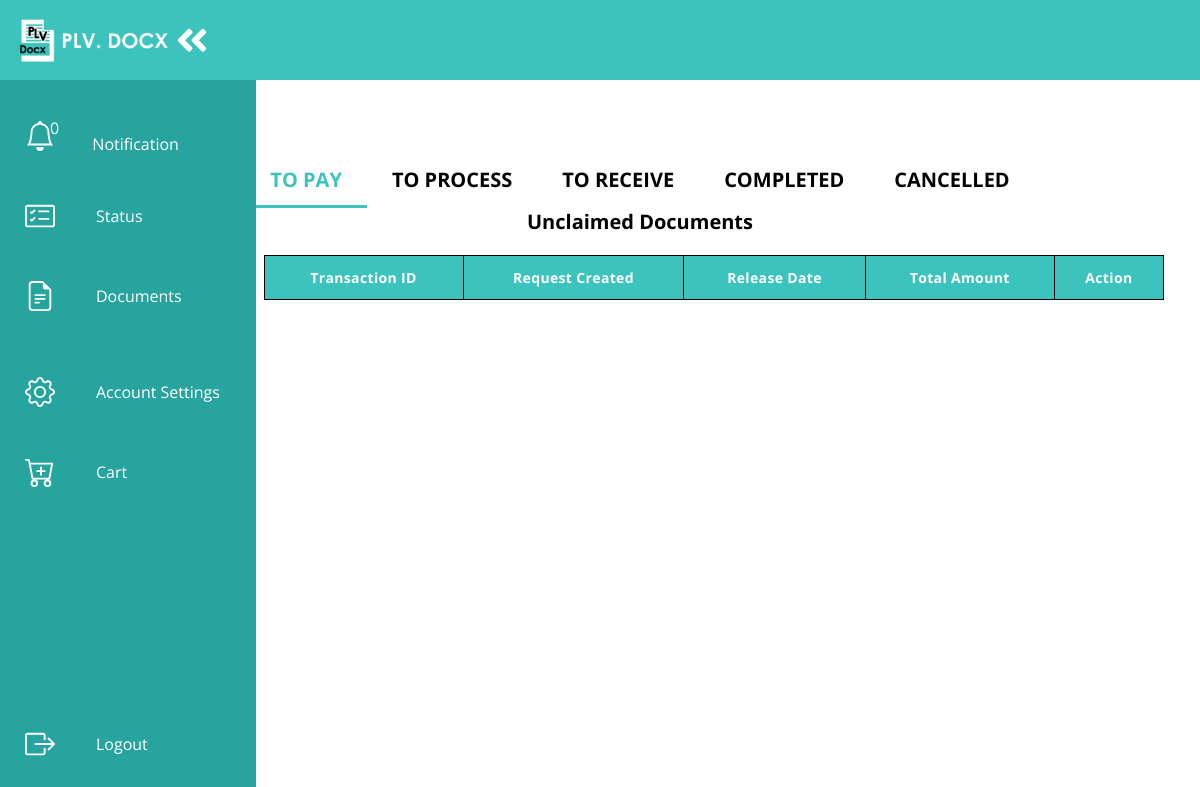
/student/status.php (signed in), run on an earlier commit of the app's database.
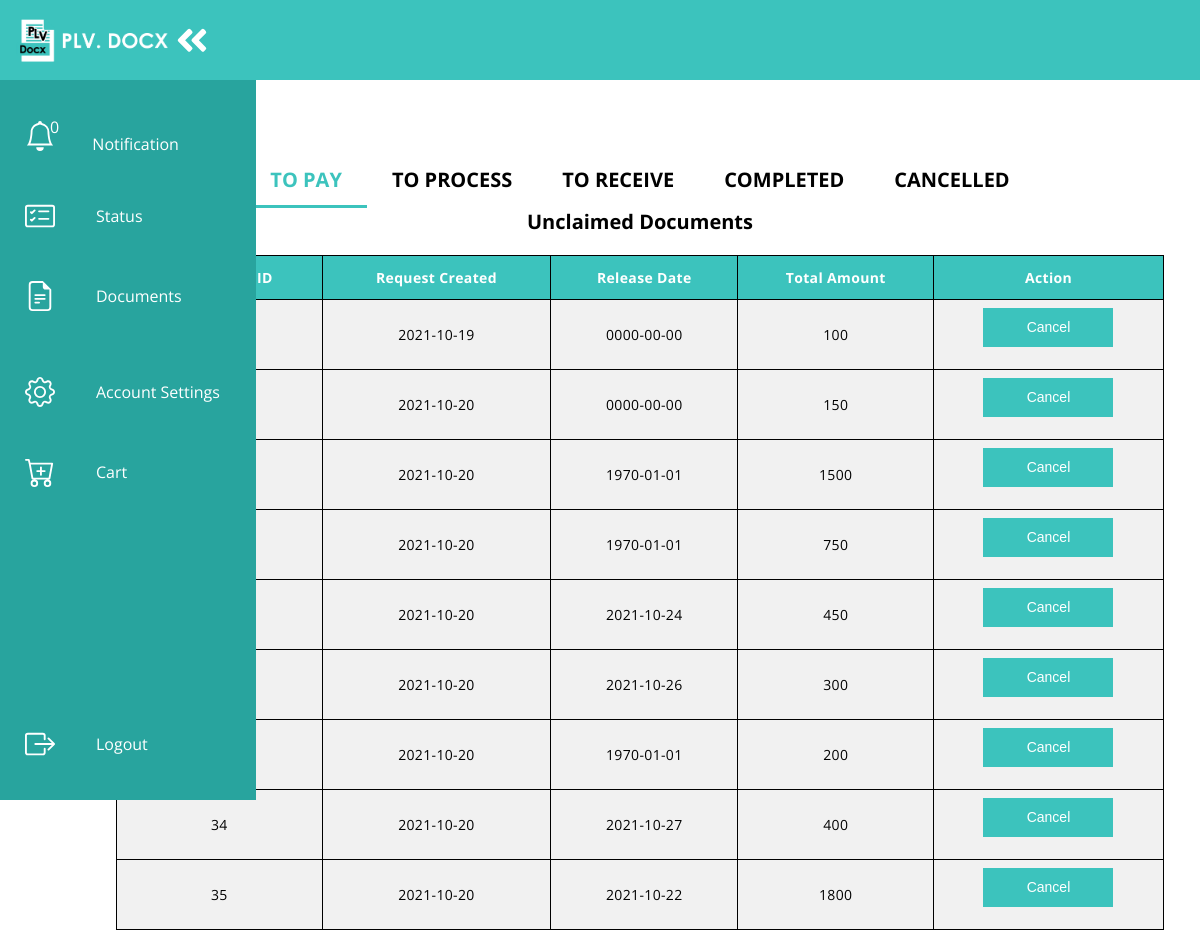
And on a later commit of the database.
### tables this page shows
CREATE TABLE `transactiondetailed_tbl` (
  `transactionDetailed_id` int(11) NOT NULL,
  `transactionMaster_id` int(11) NOT NULL,
  `document_id` int(11) NOT NULL,
  `document_quantity` int(11) NOT NULL,
  `document_pages` int(11) NOT NULL,
  `document_pricePerPage` int(11) NOT NULL,
  `document_subtotal` int(11) NOT NULL,
  `transaction_status` int(10) NOT NULL
);

CREATE TABLE `transactionmaster_tbl` (
  `transaction_id` int(11) NOT NULL,
  `student_id` int(11) NOT NULL,
  `employee_id` int(11) NOT NULL,
  `amount_total` int(11) NOT NULL,
  `amount_payment` int(11) NOT NULL,
  `transaction_date` date NOT NULL,
  `transaction_dateFinished` date NOT NULL,
  `isFinished` int(1) NOT NULL,
  `isCancelled` int(2) NOT NULL
);

### student/status.php (the view, shortened to what this page needs)
<html>
<head>
    <link rel="stylesheet" href="css/status.css"/>
    <link rel="stylesheet" href="css/table.css"/>
  </head>
  <body>
    <?php
      include('includes/navbar.php');
    ?>
    <main>
        <div class="mytabs">
            <label for="tabpay">TO PAY</label>
            <div class="tab">
            <div class="wrapper">
                    <div class="table-container">
                        <?php
                            $student_id = $_SESSION['student_id'];
                            $connection = mysqli_connect("localhost","root","","plvdocx_db");
                            $query = "SELECT  *
                                              from transactiondetailed_tbl
                                              inner join transactionmaster_tbl
                                              ON transactiondetailed_tbl.transactionMaster_id = transactionmaster_tbl.transaction_id
                                              inner join document_tbl
                                              on transactiondetailed_tbl.document_id = document_tbl.document_id
                                              WHERE transaction_status = 1 AND student_id = $student_id;
                            ";
                            $query_run = mysqli_query($connection, $query);
                        ?>
                            <table class="table">
                                <thead>
                                    <tr>
                                        <th>Transaction ID</th>
                                        <th>Request Created</th>
                                        <th>Release Date</th>
                                        <th>Total Amount</th>
                                        <th>Action</th>
                                    </tr>
                                </thead>
                                <tbody>
                                    <?php
                                        if(mysqli_num_rows($query_run) > 0){
                                            while($row = mysqli_fetch_assoc($query_run)){
                                    ?>
                                    <tr>
                                        <td data-label="Batch Type"><?php echo $row['transaction_id'] ?></td>
                                        <td data-label="Start Date"><?php echo $row['transaction_date'] ?></td>
                                        <td data-label="Start / End Time"><?php echo $row['transaction_dateFinished']?></td>
                                        <td data-label="Training Mode"><?php echo $row['amount_total'] ?></td>
                                        <td data-label="#">
                                        <div class="row">
                                            <div class="d-flex justify-content-around">
                                            <form action="code.php" method="post">
                                                <button type="submit" name="delete_btn" class="btn btn-danger ">Cancel</button>
                                            </form>
                                            </div>
                                        </div>
                                        </td>
                                    </tr>
                                    <?php
                                            }
                                        }
                                        else{
                                            echo "No Records Found";
                                        }
                                    ?>
                                </tbody>
                            </table>
                        </div>
                    </div>
            </div>
            <label for="tabprocess">TO PROCESS</label>
            <label for="tabreceive">TO RECEIVE</label>
            <label for="tabcompleted" >COMPLETED</label>
            <label for="tabcancelled">CANCELLED</label>
            <label for="tabunclaimed">Unclaimed Documents</label>
    </div>
    </main>
  </body>
  </html>

### student/includes/navbar.php (shortened to what this page needs)
<nav class="navbarCustom">
      <ul class="navbar-navCustom">
        <li class="logo">
          <a href="#" class="nav-linkCustom">
          </a>
        </li>
        <li class="nav-itemCustom">
          <a href="notification.php" class="nav-linkCustom">
            <span class="badge"><?php echo $_SESSION['notification_number'] ?></span>
          </a>
        </li>
        <li class="nav-itemCustom">
          <a href="status.php" class="nav-linkCustom">
          </a>
        </li>
        <li class="nav-itemCustom">
          <form id="studentDocs" action="includes/clear_status.php" method="post">
            <a href="javascript:document.getElementById('studentDocs').submit();" id="document" class="nav-linkCustom">
            </a>
            </form>
          </li>
        <li class="nav-itemCustom">
          <a href="accountsettings.php" class="nav-linkCustom">
          </a>
        </li>
        <li class="nav-itemCustom">
          <a href="cart.php" class="nav-linkCustom">
          </a>
        </li>
        <li class="nav-itemCustom">
          <form id="logout" action="logout.php" method="post">
            <a href="javascript:document.getElementById('logout').submit();" class="nav-linkCustom">
            </a>
          </form>
        </li>
    </nav>
    <div class="secondNav">
      <ul>
        <li style="float:left"><a href="#about"> <img src="image/plvdocxiconleft.png" class="plvicon"></a></li>
      </ul>
    </div>

### student/css/status.css (style rules this page uses)
:root { font-size: 16px; font-family: 'Open Sans'; --text-primary: #b6b6b6; --text-secondary: #ececec; --bg-primary: #23232e; --bg-secondary: #141418; --transition-speed: 600ms; }
body { color: black; background-color: white; margin: 0; padding: 0; }
main { margin-left: 5rem; padding: 1rem; }
.navbarCustom { position: fixed; background-color: #28A49E; transition: width 600ms ease; overflow: hidden; z-index: 3; }
.navbar-navCustom { list-style: none; padding: 0; margin: 0; display: flex; flex-direction: column; align-items: center; height: 100%; }
.nav-itemCustom { width: 100%; }
.nav-itemCustom:last-child { margin-top: auto; }
.nav-linkCustom { display: flex; align-items: center; height: 5rem; color: white; text-decoration: none; filter: white opacity(0.7); transition: var(--transition-speed); }
.nav-linkCustom svg { width: 2rem; min-width: 2rem; margin: 0 1.5rem; }
.logo { font-weight: bold; text-transform: uppercase; margin-bottom: 1rem; text-align: center; color: var(--text-secondary); background: #3CC3BD; font-size: 1.5rem; letter-spacing: 0.3ch; width: 100%; }
.logo svg { transform: rotate(0deg); transition: var(--transition-speed); }
@media only screen and (min-width: 600px) { .navbarCustom { top: 0; width: 5rem; height: 100vh; } }
.wrapper { position: relative; top:0vh; }
button { border: #ffffff; }
.mytabs { display: flex; flex-wrap: wrap; justify-content: center; max-width: 150vh; margin: 50px auto; padding: 20px; height: 1.8vh; font-size: 2.5vh; }
.mytabs label { padding-left: 25px; padding-right: 25px; padding-bottom: 12px; background: transparent; font-weight: bold; }
.mytabs .tab { position: relative; top:1vh; width: 100%; height: 70vh; order: 1; display: none; }
.mytabs input[type='radio']:checked + label + .tab { display: block; }
.mytabs input[type="radio"]:checked + label { background: transparent; border-bottom:#3cc3bd solid 3px; color: #3cc3bd; }
.secondNav { background-color: #3CC3BD; height: 80px; text-decoration: none; }
.secondNav ul { list-style-type: none; margin: 0; padding: 0; overflow: hidden; background-color: transparent; }

### student/css/table.css (style rules this page uses)
.table-container { display: flex; justify-content: center; }
.table { width: 100%; border-collapse: collapse; }
.table thead { background-color: #3cc3bd; }
.table thead tr th { font-size: 14px; font-weight: medium; letter-spacing: 0.35px; color: #ffffff; opacity: 1; padding: 12px; vertical-align: top; border: 1px solid #000; }
.table tbody tr td { font-size: 14px; letter-spacing: 0.35px; font-weight: normal; color: #000; background-color: #f1f1f1; padding: 8px; text-align: center; border: 1px solid #000; }
.table tbody tr td .btn { width: 130px; text-decoration: none; line-height: 35px; display: inline-block; background-color: #3cc3bd; font-weight: medium; color: #ffffff; text-align: center; vertical-align: middle; user-select: none; border: 1px solid transparent; font-size: 14px; opacity: 1; }

### student/status.php (style rules this page uses)
.badge { position: relative; right: 30px; top: -1vh; color: #fff; }

What changed in the data, as far as the page shows it:
added transactiondetailed_tbl: transactionMaster.transaction_date "2021-10-19", transactionMaster.transaction_dateFinished "0000-00-00", transactionMaster.amount_total "100"
added transactiondetailed_tbl: transactionMaster.transaction_id "28", transactionMaster.transaction_date "2021-10-20", transactionMaster.transaction_dateFinished "0000-00-00", transactionMaster.amount_total "150"
added transactiondetailed_tbl: transactionMaster.transaction_date "2021-10-20", transactionMaster.transaction_dateFinished "1970-01-01", transactionMaster.amount_total "1500"
added transactiondetailed_tbl: transactionMaster.transaction_date "2021-10-20", transactionMaster.transaction_dateFinished "1970-01-01", transactionMaster.amount_total "750"
added transactiondetailed_tbl: transactionMaster.transaction_date "2021-10-20", transactionMaster.transaction_dateFinished "2021-10-24", transactionMaster.amount_total "450"
added transactiondetailed_tbl: transactionMaster.transaction_date "2021-10-20", transactionMaster.transaction_dateFinished "2021-10-26", transactionMaster.amount_total "300"
added transactiondetailed_tbl: transactionMaster.transaction_date "2021-10-20", transactionMaster.transaction_dateFinished "1970-01-01", transactionMaster.amount_total "200"
added transactiondetailed_tbl: transactionMaster.transaction_id "34", transactionMaster.transaction_date "2021-10-20", transactionMaster.transaction_dateFinished "2021-10-27", transactionMaster.amount_total "400"
added transactiondetailed_tbl: transactionMaster.transaction_id "35", transactionMaster.transaction_date "2021-10-20", transactionMaster.transaction_dateFinished "2021-10-22", transactionMaster.amount_total "1800"
